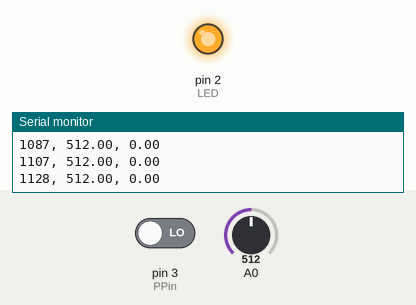
Recording of a sketch running on a simulated Arduino Uno, built with avr-gcc and run on an emulated ATmega328P. Parts: output pins drawn as LEDs (lit = HIGH), the last lines printed to the serial monitor. Dashed ring = blinking. The test bench sets the inputs (shaded band); at power-on: pin 3 (PPin) LOW, A0 = 512. Storage starts empty.

Above: at 1.2 s.
1.3 s: pin 3 (PPin) driven HIGH
At 1.8 s:
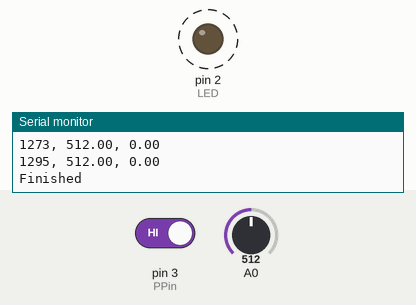
Timing chart, 0 to 10.3 s (numbered marks = the images above; inputs shaded):
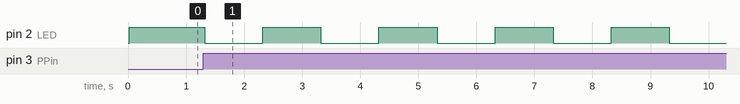

Measured:
- after the input at 1.3 s, pin 2 (LED): alternates HIGH for 1.0 s and LOW for 1.0 s, starting at once

The sketch:

Rainfall_4_20_2021_Data_Logger_v1.ino
```cpp
#include <SPI.h>
#include <SD.h>
#include <string.h>

File myFile;

int LED = 2;
int PPin = 3;
unsigned long hours = 10; //0.05 = 3 min
unsigned long ms = hours*3600*1000;
int rate = 2; //10 a second = 100
unsigned long t;
String fileName = "4_26_s1.CSV";
bool finished = false;
float rainfall = 0;
float resistance = 0;
float sameDrop = 0;


void setup() {
  Serial.begin(9600);
  pinMode(LED, OUTPUT);
  pinMode(PPin, INPUT);
  while (!Serial){;}
}

void loop() {
  ReadWrite();
  if(finished){
     Serial.print("Finished");
     digitalWrite(LED, LOW);
     while(1){digitalWrite(LED, LOW);delay(1000);digitalWrite(LED, HIGH);delay(1000);};
  }
}

int ReadWrite(){
  unsigned long data;
  while (!Serial) {;}
  Serial.print("Initializing SD card...");

  while(!SD.begin(10)) {
    Serial.println("initialization failed!");
    digitalWrite(LED, LOW);
    finished = true;
    break;
    delay(1000);
  }

  digitalWrite(LED, HIGH);
  myFile = SD.open(fileName, FILE_WRITE);

  if(myFile){
    digitalWrite(2, HIGH);
    Serial.println(fileName);
    Serial.println(ms);
    while(true) {
      t = millis();
      sameDrop = resistance;
      resistance = analogRead(A0);
      if(resistance > 800 && sameDrop < 800){ //Testing to make sure it is the same rainfall sensor
        rainfall = rainfall + 1;  //Add one to the drop count
        //rainfall = rainfall+0.001732; //rain fall in inches change to this for actual rainfall
      }
      myFile.print(t);
      myFile.print(",");
      myFile.print(resistance);
      myFile.print(",");
      myFile.println(rainfall);
      Serial.print(t);
      Serial.print(", ");
      Serial.print(resistance);
      Serial.print(", ");
      Serial.println(rainfall);
      delay(rate);
      if(digitalRead(PPin)!=0){// || millis()>ms){
        //Serial.println(digitalRead(PPin));
        finished = true;
        break;
      }
    }
    myFile.close();
    finished = true;
  }

  else{
    Serial.println("Failed to collect data");
    digitalWrite(2, LOW);
  }
}
```
